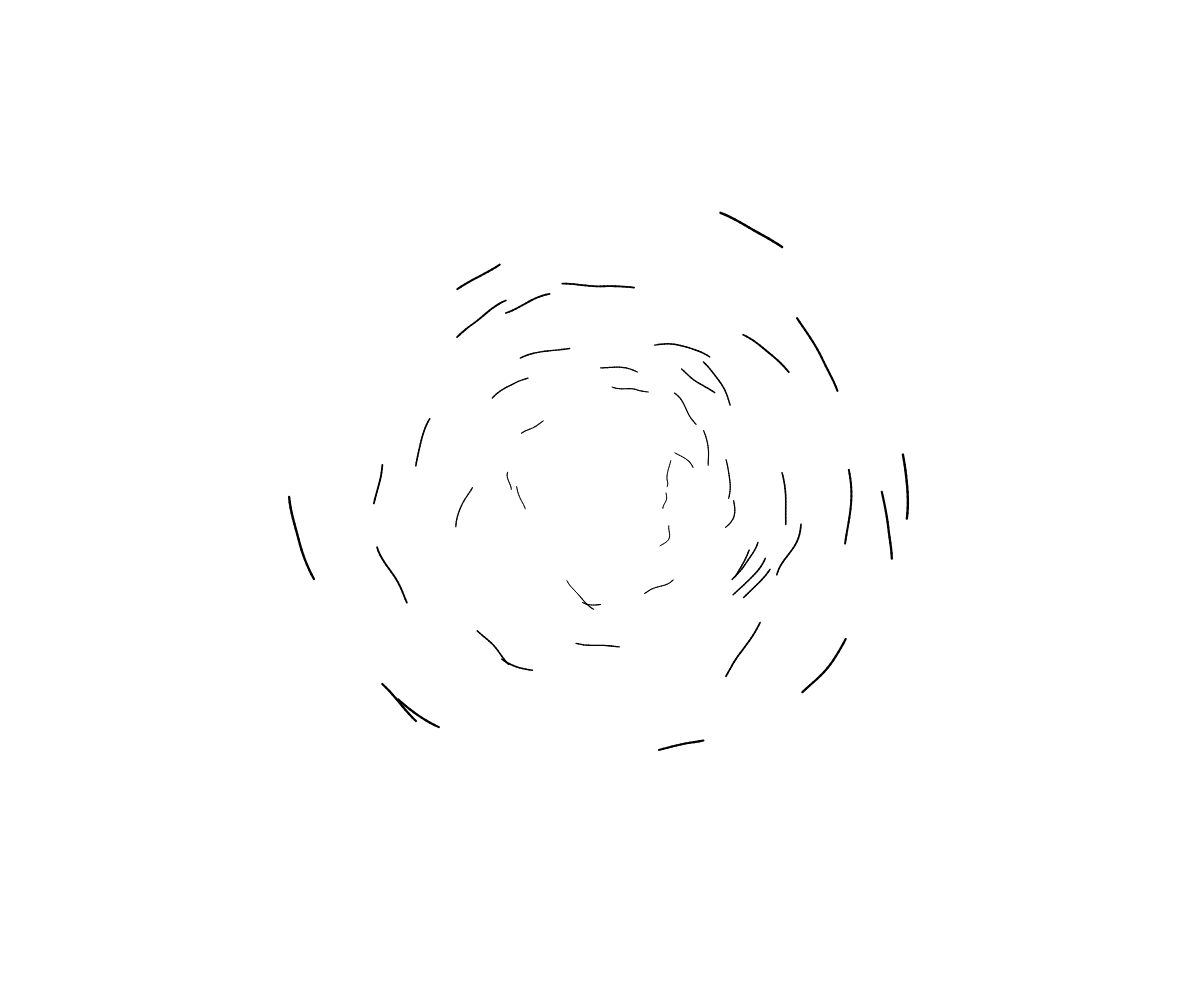
Frame 1 (no input)
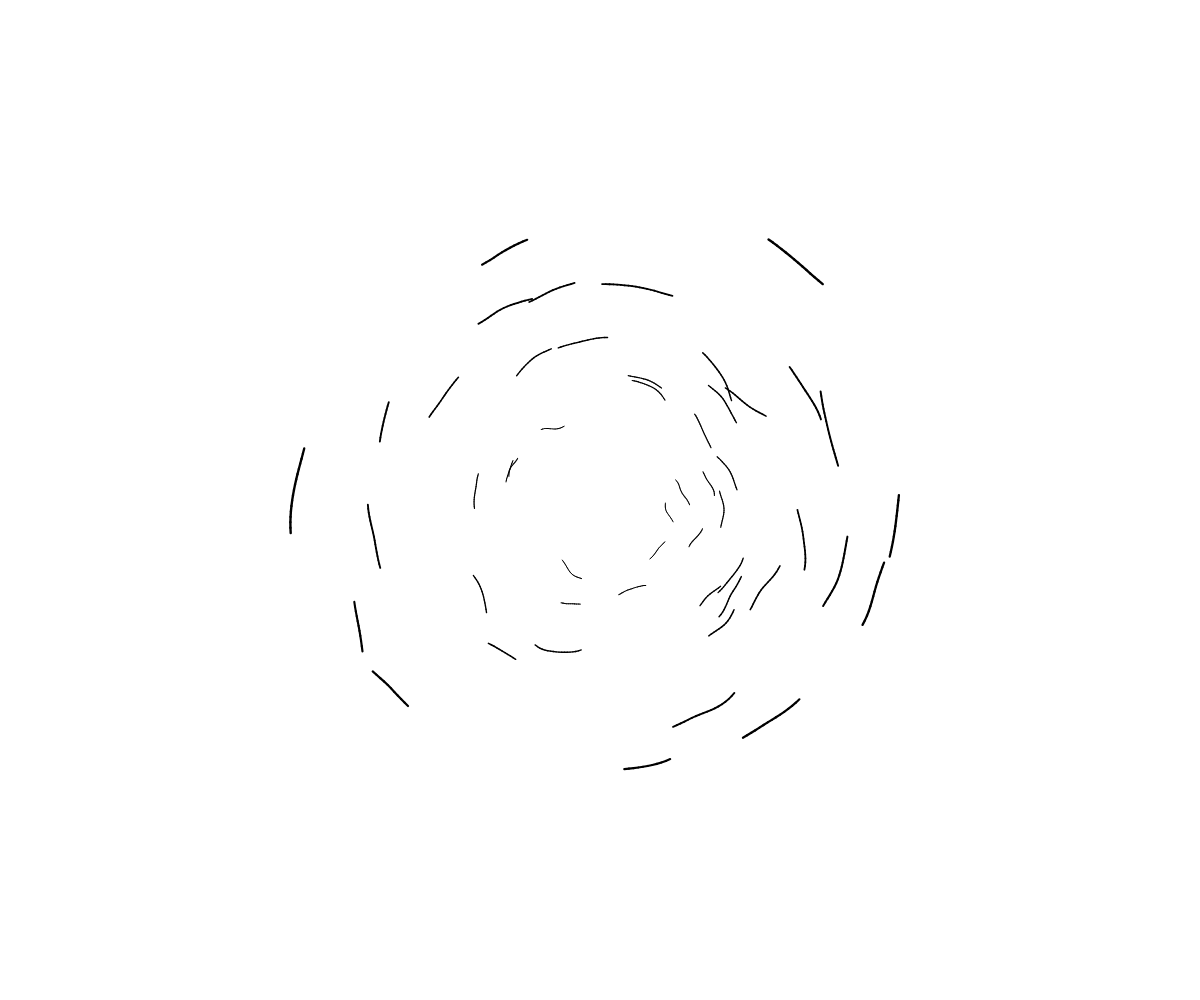
Frame 60 (no input)
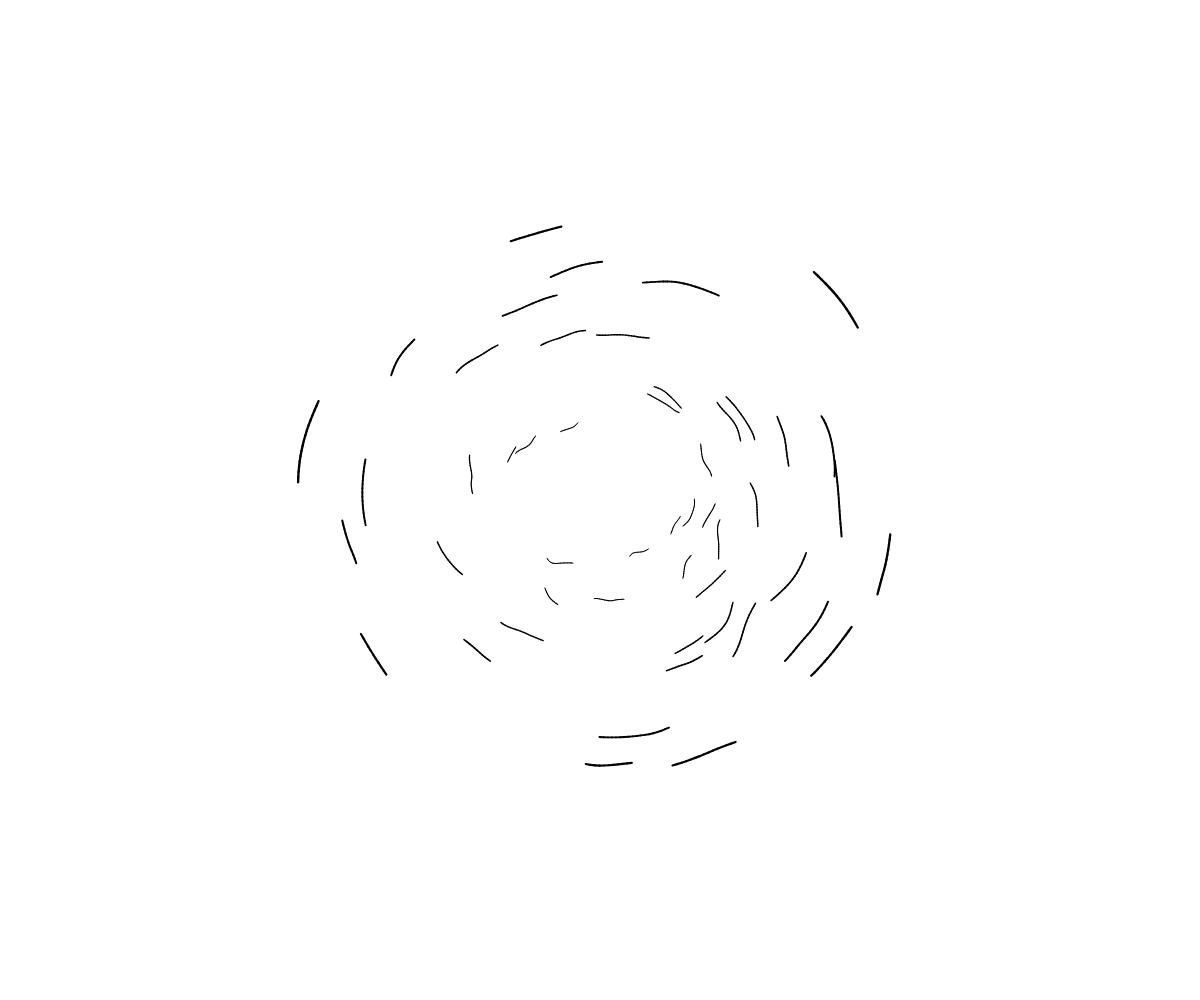
Frame 120 (the mouse pressed at the canvas centre since frame 60)

The p5.js sketch that drew these frames (run headless with seeded random() and noise() and a simulated clock; from frame 60 on, the mouse is pressed at the canvas centre):

// p5.js sketch
// ── sketch.js
var worm = [];
var n= 50;
var p = 0;

function setup() {
  createCanvas(windowWidth,windowHeight);
  angleMode(DEGREES);
  stroke(0);
  for(w=0;w<n;w++){
  worm.push(new Worm());
  }
}
function draw(){
  background(255);
  p+=-0.3;
  translate(width/2,height/2);
  rotate(p);
  for(w=0;w<n;w++){
  worm[w].happen();
  }
}

function Worm(){
    this.speed = random(0.4,0.6);
	this.radius = random(20,height*0.25);
	this.amp = 75;
    this.deg = random(10,20);
    this.inc =1;
    this.ang = random(0,100000);
    this.a;
    this.r;
    this.w = width/2;//random(width*0.2,width*0.8);
    this.h = height/2//random(height*0.2,height*0.8);
    
    this.happen = function(){
      this.ang +=this.speed;
      this.a = this.ang;
      for(q=0;q<this.deg;q++){
      this.a+=this.inc;
      this.r = (noise(this.a/this.amp)*100)+this.radius;
      this.x = this.r*cos(this.a);
      this.y = this.r*sin(this.a);
      push();
      //translate(this.w,this.h);
  	  strokeWeight(map(this.r,20,height*0.25,0.5,2));
      line(this.x,this.y,this.x2,this.y2);
      pop();
      this.x2 = this.x;
      this.y2 = this.y;
      }
      this.x2 = undefined;
      this.y2 = undefined;
    }
}
